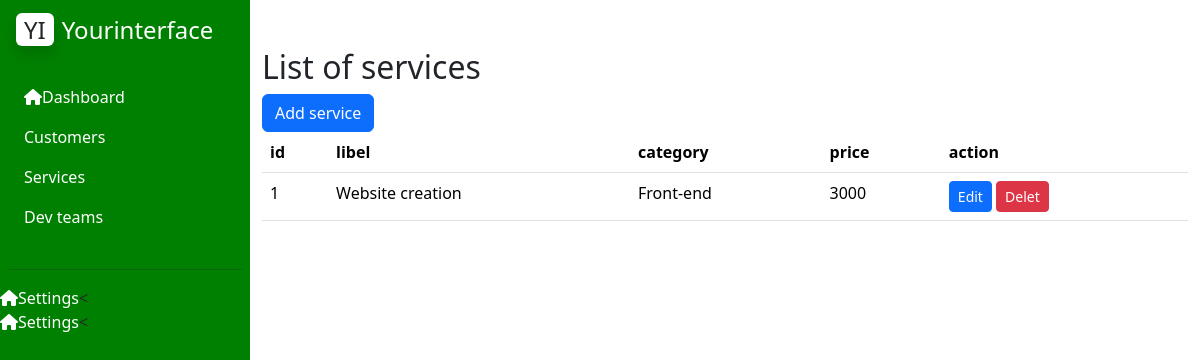
Page /service/service.php on the committed database.
### tables this page shows
CREATE TABLE services(
	id INT PRIMARY KEY AUTO_INCREMENT,
	libel VARCHAR(50) NOT NULL,
	category VARCHAR(50),
	price FLOAT
);

### service/service.php (the view, shortened to what this page needs)
<!DOCTYPE html>
<html lang="en">
<head>
    <link rel="stylesheet" href="../style.css">
    <link rel="stylesheet" href="https://cdn.jsdelivr.net/npm/bootstrap@5.3.2/dist/css/bootstrap.min.css" rel="stylesheet">
</head>
<body>
    <div class="main-container d-flex">
        <div class="sidebar" id="side_nav">
            <div class="header-box px-3 pt-3 pb-4">
                <h1 class="fs-4"><span class="bg-white text-dark rounded shadow px-2 me-2">YI</span><span class="text-white">Yourinterface</span></h1>
            </div>
            <ul class="list-unstyled px-2">
                <li class=""><a href="#" class="text-decoration-none px-3 py-2 d-block"><i class="fa-solid fa-house"></i>Dashboard</a></li>
                <li class=""><a href="../index.php" class="text-decoration-none px-3 py-2 d-block">Customers</a></li>
                <li class=""><a href="#" class="text-decoration-none px-3 py-2 d-block">Services</a></li>
                <li class=""><a href="#" class="text-decoration-none px-3 py-2 d-block">Dev teams</a></li>
                <li class=""><a href="#" class="text-decoration-none px-3 py-2 d-block"></a></li>
            </ul>
            <hr class="h-color mx-2">
            <ul class="list-unstyled">
            <li><a href="#" class="text-decoration-none"><i class="fa-solid fa-house"></i>Settings</a><</li>
            <li><a href="#" class="text-decoration-none"><i class="fa-solid fa-house"></i>Settings</a><</li>
            </ul>
        </div>
        <div class="content">
    <div class="container my-5" >
        <h2>List of services</h2>
        <a class="btn btn-primary" href="./create.php" role="button">Add service </a>
        <br>
        <table class="table">
            <thead>
                <tr>
                    <th>id</th>
                    <th>libel</th>
                    <th>category</th>
                    <th>price</th>
                    <th>action</th>
                </tr>
            </thead>
            <tbody>
            <?php
            require '../connection.php';
            $requete="SELECT *  FROM services";
            $query=mysqli_query($connection,$requete);
            while($row = mysqli_fetch_assoc($query)){
                $editUrl="edit.php?id=$row[id]";
                $deletUrl="delet.php?id=$row[id]";
                echo"
                <tr>
                <td>$row[id]</td>
                <td>$row[libel]</td>
                <td>$row[category]</td>
                <td>$row[price]</td>
                <td>
                    <a class='btn btn-primary btn-sm' href='$editUrl'>Edit</a>
                    <a class='btn btn-danger btn-sm' href='$deletUrl'>Delet</a>
                </td>
            </tr>
            ";
            }
            ?>
           </tbody>
        </table>
    </div>
        </div>
    </div>
</body>
</html>

### style.css (style rules this page uses)
#side_nav { background: green; min-width: 250px; height: 100vh ; }
.content { min-height: 100vh; width: 100%; }
hr.h-color { background: #eee; }
.sidebar li a { color: #fff; }

### rows in the picture
services: id "1", libel "Website creation", category "Front-end", price "3000"
